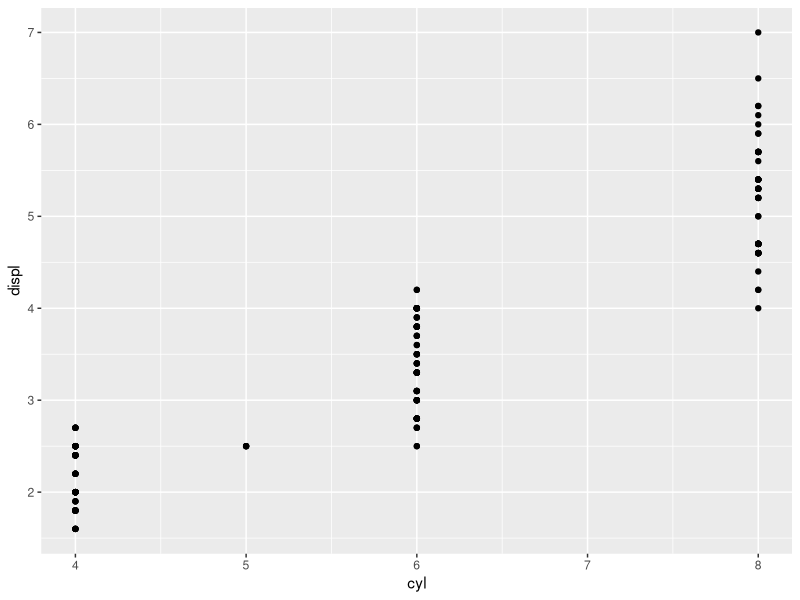

Generate this figure with R:
## ---- chunk 1
"This is an rmarkdown"
## ---- chunk 2
print(1)
## ---- chunk 3
library(ggplot2)
library(magrittr)
## ---- chunk 4
mpg %>%
  ggplot(aes(x = cyl, y = displ)) +
  geom_point()
